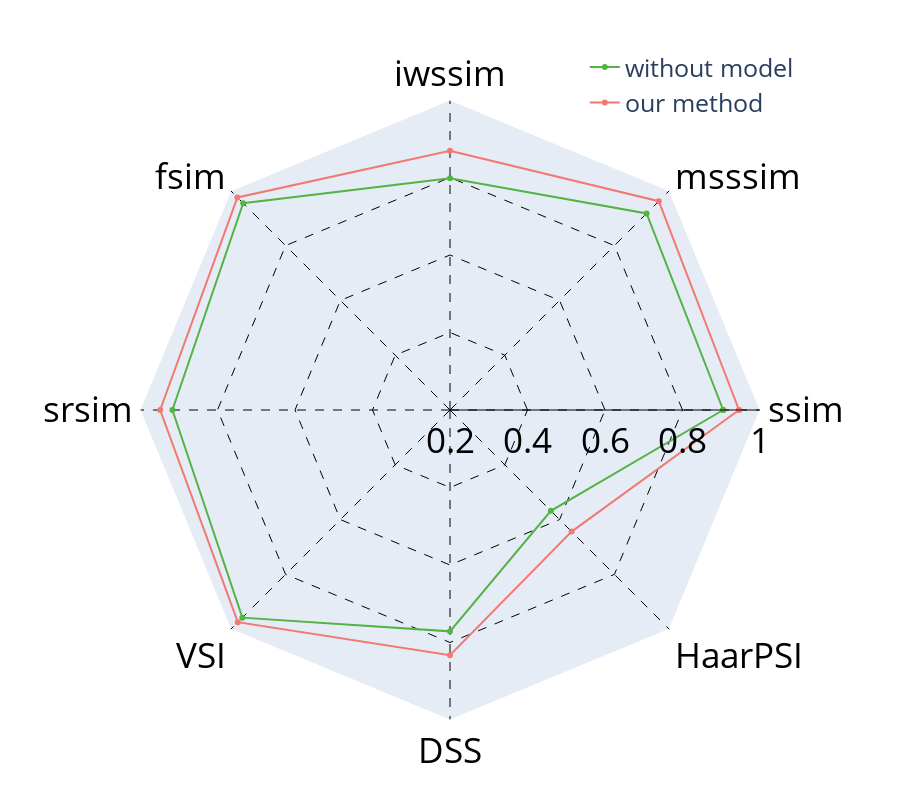

Notebook cell for this chart:
### Code cell
import plotly.graph_objects as go
import numpy as np
main_path = "./数据/result_data_measure"
save_result_path = "./result_pictures"
fsim_result_torch = np.load(f"{main_path}/fsim_result_torch_compare_SUV.npy")
GMSD_result_torch = np.load(f"{main_path}/GMSD_result_torch_compare_SUV.npy")
VSI_result_torch = np.load(f"{main_path}/VSI_result_torch_compare_SUV.npy")
DSS_result_torch = np.load(f"{main_path}/DSS_result_torch_compare_SUV.npy")
MDSI_result_torch = np.load(f"{main_path}/MDSI_result_torch_compare_SUV.npy")
HaarPSI_result_torch = np.load(f"{main_path}/HaarPSI_result_torch_compare_SUV.npy")
iwssim_result_torch = np.load(f"{main_path}/iwssim_result_torch_compare_SUV.npy")
MSGMSD_result_torch = np.load(f"{main_path}/MSGMSD_result_torch_compare_SUV.npy")
msssim_result_torch = np.load(f"{main_path}/msssim_result_torch_compare_SUV.npy")
PieAPP_result_torch = np.load(f"{main_path}/PieAPP_result_torch_compare_SUV.npy")
psnr_result_torch = np.load(f"{main_path}/psnr_result_torch_compare_SUV.npy")
srsim_result_torch = np.load(f"{main_path}/srsim_result_torch_compare_SUV.npy")
ssim_result_torch = np.load(f"{main_path}/ssim_result_torch_compare_SUV.npy")
psnr_result_ori = np.load(f"{main_path}/psnr_result_ori_compare_SUV.npy")
ssim_result_ori = np.load(f"{main_path}/ssim_result_ori_compare_SUV.npy")
rmse_result_ori = np.load(f"{main_path}/rmse_result_ori_compare_SUV.npy")
nmi_result_ori = np.load(f"{main_path}/nmi_result_ori_compare_SUV.npy")

fsim_result_torch_a = np.load(f"{main_path}/fsim_result_torch.npy")
GMSD_result_torch_a = np.load(f"{main_path}/GMSD_result_torch.npy")
VSI_result_torch_a = np.load(f"{main_path}/VSI_result_torch.npy")
DSS_result_torch_a = np.load(f"{main_path}/DSS_result_torch.npy")
MDSI_result_torch_a = np.load(f"{main_path}/MDSI_result_torch.npy")
HaarPSI_result_torch_a = np.load(f"{main_path}/HaarPSI_result_torch.npy")
iwssim_result_torch_a = np.load(f"{main_path}/iwssim_result_torch.npy")
MSGMSD_result_torch_a = np.load(f"{main_path}/MSGMSD_result_torch.npy")
msssim_result_torch_a = np.load(f"{main_path}/msssim_result_torch.npy")
PieAPP_result_torch_a = np.load(f"{main_path}/PieAPP_result_torch.npy")
psnr_result_torch_a = np.load(f"{main_path}/psnr_result_torch.npy")
srsim_result_torch_a = np.load(f"{main_path}/srsim_result_torch.npy")
ssim_result_torch_a = np.load(f"{main_path}/ssim_result_torch.npy")
psnr_result_ori_a = np.load(f"{main_path}/psnr_result_ori.npy")
ssim_result_ori_a = np.load(f"{main_path}/ssim_result_ori.npy")
rmse_result_ori_a = np.load(f"{main_path}/rmse_result_ori.npy")
nmi_result_ori_a = np.load(f"{main_path}/nmi_result_ori.npy")
result = [psnr_result_torch,ssim_result_torch,msssim_result_torch,iwssim_result_torch,fsim_result_torch,srsim_result_torch,VSI_result_torch,DSS_result_torch,HaarPSI_result_torch,2*(1-1/nmi_result_ori),MDSI_result_torch,GMSD_result_torch,MSGMSD_result_torch,PieAPP_result_torch]
result_a = [psnr_result_torch_a,ssim_result_torch_a,msssim_result_torch_a,iwssim_result_torch_a,fsim_result_torch_a,srsim_result_torch_a,VSI_result_torch_a,DSS_result_torch_a,HaarPSI_result_torch_a,2*(1-1/nmi_result_ori_a),MDSI_result_torch_a,GMSD_result_torch_a,MSGMSD_result_torch_a,PieAPP_result_torch_a]
categories = ['ssim', 'msssim', 'iwssim', 'fsim', 'srsim', 'VSI', 'DSS', 'HaarPSI']
r = np.mean(np.stack(result[1:9]),axis=1).T
r1 = np.mean(np.stack(result[1:9]),axis=1).T
r2 = np.mean(np.stack(result_a[1:9]),axis=1).T
fig = go.Figure()
fig.add_trace(go.Scatterpolar(
      r=r[0].tolist()+[r[0][0]],
      theta=categories+[categories[0]],marker=dict(color="#54B345"),
      name='without model',text=np.around(r[0],3),textposition=['middle left','bottom left','bottom center','bottom right','middle right','top right','top center','top left','top left'],mode='lines+markers'
))
fig.add_trace(go.Scatterpolar(
      r=r[1].tolist()+[r[1][0]],
      theta=categories+[categories[0]],marker=dict(color="#F27970"),
      name='our method',text=np.around(r[1],3),textposition=['bottom center','middle right','top center','bottom left','bottom left','top left','bottom center','bottom right','bottom right'],mode='lines+markers'
))
fig.update_layout(
    legend=dict(
    yanchor="auto",
    y=1.09,
    xanchor="auto",
    x=0.97
),legend_font_size=25,
  polar=dict(angularaxis_tickfont=dict(size=35),
    radialaxis=dict(angle=22.5,
      visible=True,
      range=[0.2, 1],tickvals = [0.2,0.4,0.6,0.8,1],tickfont=dict(size=35),
    )),
  showlegend=True,height=800,width=900,paper_bgcolor='rgba(0,0,0,0)',
    plot_bgcolor='rgba(0,0,0,0)'
)
fig.update_polars(gridshape='linear',angularaxis_griddash='dash',radialaxis_griddash='dash',angularaxis_color='#000',angularaxis_gridcolor='#000',radialaxis_gridcolor='#000',radialaxis_color='#000',radialaxis_linecolor='#000')
fig.show()
fig.write_image(f'{save_result_path}/radarplot_SUV.png', scale=4)

### Figure 1 — Plotly figure (JSON) as saved in the notebook; plotly's stock layout.template omitted (floating-point values rounded to 4 significant figures)
{"data": [{"marker": {"color": "#54B345"}, "mode": "lines+markers", "name": "without model", "r": [0.9049, 0.9174, 0.7979, 0.9548, 0.9163, 0.9578, 0.7713, 0.5681, 0.9049], "text": [0.905, 0.917, 0.798, 0.955, 0.916, 0.958, 0.771, 0.568], "textposition": ["middle left", "bottom left", "bottom center", "bottom right", "middle right", "top right", "top center", "top left", "top left"], "theta": ["ssim", "msssim", "iwssim", "fsim", "srsim", "VSI", "DSS", "HaarPSI", "ssim"], "type": "scatterpolar"}, {"marker": {"color": "#F27970"}, "mode": "lines+markers", "name": "our method", "r": [0.9458, 0.9619, 0.8689, 0.9758, 0.948, 0.9743, 0.8329, 0.6439, 0.9458], "text": [0.946, 0.962, 0.869, 0.976, 0.948, 0.974, 0.833, 0.644], "textposition": ["bottom center", "middle right", "top center", "bottom left", "bottom left", "top left", "bottom center", "bottom right", "bottom right"], "theta": ["ssim", "msssim", "iwssim", "fsim", "srsim", "VSI", "DSS", "HaarPSI", "ssim"], "type": "scatterpolar"}], "layout": {"height": 800, "legend": {"font": {"size": 25}, "x": 0.97, "xanchor": "auto", "y": 1.09, "yanchor": "auto"}, "paper_bgcolor": "rgba(0,0,0,0)", "plot_bgcolor": "rgba(0,0,0,0)", "polar": {"angularaxis": {"color": "#000", "gridcolor": "#000", "griddash": "dash", "tickfont": {"size": 35}}, "gridshape": "linear", "radialaxis": {"angle": 22.5, "color": "#000", "gridcolor": "#000", "griddash": "dash", "linecolor": "#000", "range": [0.2, 1], "tickfont": {"size": 35}, "tickvals": [0.2, 0.4, 0.6, 0.8, 1], "visible": true}}, "showlegend": true, "width": 900}}
